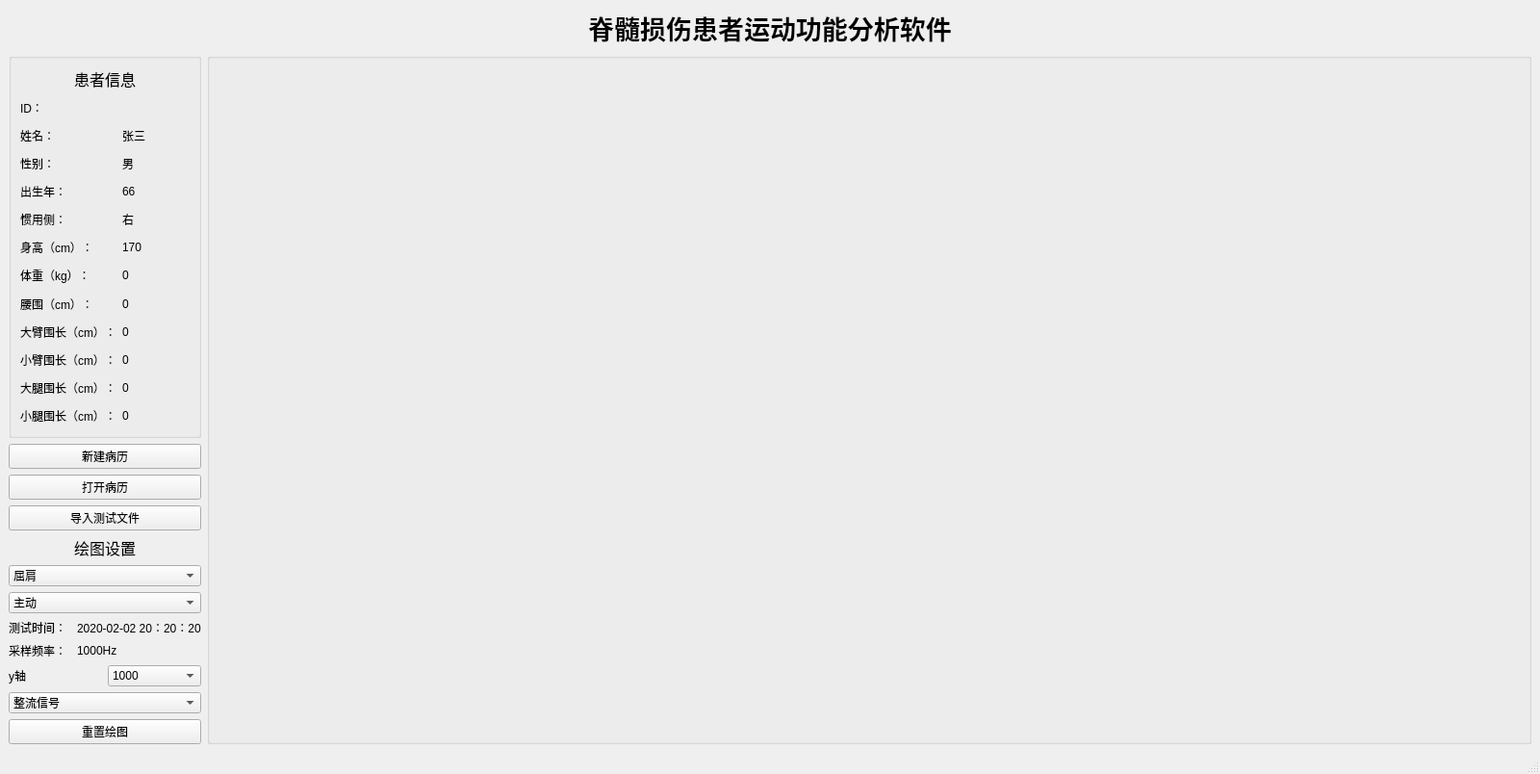
<?xml version="1.0" encoding="UTF-8"?>
<ui version="4.0">
 <class>MainWindow</class>
 <widget class="QMainWindow" name="MainWindow">
  <property name="geometry">
   <rect>
    <x>0</x>
    <y>0</y>
    <width>1600</width>
    <height>794</height>
   </rect>
  </property>
  <property name="windowTitle">
   <string>运动功能分析软件</string>
  </property>
  <widget class="QWidget" name="centralwidget">
   <layout class="QFormLayout" name="formLayout">
    <item row="1" column="0">
     <layout class="QVBoxLayout" name="verticalLayout_3">
      <item>
       <layout class="QVBoxLayout" name="verticalLayout_2">
        <item>
         <widget class="QGroupBox" name="groupBox">
          <property name="minimumSize">
           <size>
            <width>200</width>
            <height>400</height>
           </size>
          </property>
          <property name="title">
           <string/>
          </property>
          <layout class="QGridLayout" name="gridLayout">
           <item row="10" column="0">
            <widget class="QLabel" name="label_9">
             <property name="text">
              <string>腰围（cm）：</string>
             </property>
            </widget>
           </item>
           <item row="9" column="1">
            <widget class="QLabel" name="l_weight">
             <property name="text">
              <string>0</string>
             </property>
            </widget>
           </item>
           <item row="5" column="0">
            <widget class="QLabel" name="label_4">
             <property name="text">
              <string>出生年：</string>
             </property>
            </widget>
           </item>
           <item row="13" column="1">
            <widget class="QLabel" name="l_thigh">
             <property name="text">
              <string>0</string>
             </property>
            </widget>
           </item>
           <item row="14" column="1">
            <widget class="QLabel" name="l_shank">
             <property name="text">
              <string>0</string>
             </property>
            </widget>
           </item>
           <item row="1" column="0">
            <widget class="QLabel" name="label">
             <property name="text">
              <string>ID：</string>
             </property>
            </widget>
           </item>
           <item row="12" column="1">
            <widget class="QLabel" name="l_forearm">
             <property name="text">
              <string>0</string>
             </property>
            </widget>
           </item>
           <item row="14" column="0">
            <widget class="QLabel" name="label_17">
             <property name="text">
              <string>小腿围长（cm）：</string>
             </property>
            </widget>
           </item>
           <item row="11" column="0">
            <widget class="QLabel" name="label_14">
             <property name="text">
              <string>大臂围长（cm）：</string>
             </property>
            </widget>
           </item>
           <item row="9" column="0">
            <widget class="QLabel" name="label_6">
             <property name="text">
              <string>体重（kg）：</string>
             </property>
            </widget>
           </item>
           <item row="7" column="1">
            <widget class="QLabel" name="l_height">
             <property name="text">
              <string>170</string>
             </property>
            </widget>
           </item>
           <item row="10" column="1">
            <widget class="QLabel" name="l_waistline">
             <property name="text">
              <string>0</string>
             </property>
            </widget>
           </item>
           <item row="13" column="0">
            <widget class="QLabel" name="label_16">
             <property name="text">
              <string>大腿围长（cm）：</string>
             </property>
            </widget>
           </item>
           <item row="3" column="1">
            <widget class="QLabel" name="l_gender">
             <property name="text">
              <string>男</string>
             </property>
            </widget>
           </item>
           <item row="2" column="1">
            <widget class="QLabel" name="l_name">
             <property name="text">
              <string>张三</string>
             </property>
            </widget>
           </item>
           <item row="7" column="0">
            <widget class="QLabel" name="label_5">
             <property name="text">
              <string>身高（cm）：</string>
             </property>
            </widget>
           </item>
           <item row="5" column="1">
            <widget class="QLabel" name="l_year_of_birth">
             <property name="text">
              <string>66</string>
             </property>
            </widget>
           </item>
           <item row="6" column="1">
            <widget class="QLabel" name="l_handedness">
             <property name="text">
              <string>右</string>
             </property>
            </widget>
           </item>
           <item row="1" column="1">
            <widget class="QLabel" name="l_user_id">
             <property name="text">
              <string/>
             </property>
            </widget>
           </item>
           <item row="3" column="0">
            <widget class="QLabel" name="label_3">
             <property name="text">
              <string>性别：</string>
             </property>
            </widget>
           </item>
           <item row="2" column="0">
            <widget class="QLabel" name="label_2">
             <property name="text">
              <string>姓名：</string>
             </property>
            </widget>
           </item>
           <item row="6" column="0">
            <widget class="QLabel" name="label_18">
             <property name="text">
              <string>惯用侧：</string>
             </property>
            </widget>
           </item>
           <item row="12" column="0">
            <widget class="QLabel" name="label_15">
             <property name="text">
              <string>小臂围长（cm）：</string>
             </property>
            </widget>
           </item>
           <item row="11" column="1">
            <widget class="QLabel" name="l_upperarm">
             <property name="text">
              <string>0</string>
             </property>
            </widget>
           </item>
           <item row="0" column="0" colspan="2">
            <widget class="QLabel" name="label_13">
             <property name="font">
              <font>
               <pointsize>12</pointsize>
              </font>
             </property>
             <property name="text">
              <string>患者信息</string>
             </property>
             <property name="alignment">
              <set>Qt::AlignCenter</set>
             </property>
            </widget>
           </item>
          </layout>
         </widget>
        </item>
        <item>
         <widget class="QPushButton" name="new_user_btn">
          <property name="text">
           <string>新建病历</string>
          </property>
         </widget>
        </item>
        <item>
         <widget class="QPushButton" name="open_user_btn">
          <property name="text">
           <string>打开病历</string>
          </property>
         </widget>
        </item>
        <item>
         <layout class="QHBoxLayout" name="horizontalLayout"/>
        </item>
       </layout>
      </item>
      <item>
       <widget class="QPushButton" name="new_test_btn">
        <property name="text">
         <string>导入测试文件</string>
        </property>
       </widget>
      </item>
      <item>
       <widget class="QLabel" name="label_12">
        <property name="font">
         <font>
          <pointsize>12</pointsize>
         </font>
        </property>
        <property name="text">
         <string>绘图设置</string>
        </property>
        <property name="alignment">
         <set>Qt::AlignCenter</set>
        </property>
       </widget>
      </item>
      <item>
       <widget class="QComboBox" name="cb_motion_name">
        <item>
         <property name="text">
          <string>屈肩</string>
         </property>
        </item>
        <item>
         <property name="text">
          <string>伸肩</string>
         </property>
        </item>
        <item>
         <property name="text">
          <string>屈肘</string>
         </property>
        </item>
        <item>
         <property name="text">
          <string>伸肘</string>
         </property>
        </item>
        <item>
         <property name="text">
          <string>屈腕</string>
         </property>
        </item>
        <item>
         <property name="text">
          <string>伸腕</string>
         </property>
        </item>
        <item>
         <property name="text">
          <string>屈髋</string>
         </property>
        </item>
        <item>
         <property name="text">
          <string>伸髋</string>
         </property>
        </item>
        <item>
         <property name="text">
          <string>屈膝</string>
         </property>
        </item>
        <item>
         <property name="text">
          <string>伸膝</string>
         </property>
        </item>
        <item>
         <property name="text">
          <string>踝背伸</string>
         </property>
        </item>
        <item>
         <property name="text">
          <string>踝跖屈</string>
         </property>
        </item>
       </widget>
      </item>
      <item>
       <widget class="QComboBox" name="cb_motion_mode">
        <item>
         <property name="text">
          <string>主动</string>
         </property>
        </item>
        <item>
         <property name="text">
          <string>被动</string>
         </property>
        </item>
        <item>
         <property name="text">
          <string>最大等长收缩</string>
         </property>
        </item>
       </widget>
      </item>
      <item>
       <layout class="QGridLayout" name="gridLayout_4">
        <item row="0" column="0">
         <widget class="QLabel" name="label_8">
          <property name="text">
           <string>测试时间：</string>
          </property>
         </widget>
        </item>
        <item row="1" column="0">
         <widget class="QLabel" name="label_10">
          <property name="text">
           <string>采样频率：</string>
          </property>
         </widget>
        </item>
        <item row="0" column="1">
         <widget class="QLabel" name="test_time">
          <property name="text">
           <string>2020-02-02 20：20：20</string>
          </property>
         </widget>
        </item>
        <item row="1" column="1">
         <widget class="QLabel" name="frequency">
          <property name="text">
           <string>1000Hz</string>
          </property>
         </widget>
        </item>
       </layout>
      </item>
      <item>
       <layout class="QGridLayout" name="gridLayout_3">
        <item row="0" column="0">
         <layout class="QVBoxLayout" name="verticalLayout">
          <item>
           <layout class="QHBoxLayout" name="horizontalLayout_2">
            <item>
             <widget class="QLabel" name="label_7">
              <property name="text">
               <string>y轴</string>
              </property>
             </widget>
            </item>
            <item>
             <widget class="QComboBox" name="y_max">
              <item>
               <property name="text">
                <string>1000</string>
               </property>
              </item>
              <item>
               <property name="text">
                <string>500</string>
               </property>
              </item>
              <item>
               <property name="text">
                <string>200</string>
               </property>
              </item>
              <item>
               <property name="text">
                <string>100</string>
               </property>
              </item>
             </widget>
            </item>
           </layout>
          </item>
          <item>
           <widget class="QComboBox" name="plot_type">
            <item>
             <property name="text">
              <string>整流信号</string>
             </property>
            </item>
            <item>
             <property name="text">
              <string>均方根</string>
             </property>
            </item>
            <item>
             <property name="text">
              <string>平均值</string>
             </property>
            </item>
           </widget>
          </item>
          <item>
           <widget class="QPushButton" name="reset_plot_btn">
            <property name="text">
             <string>重置绘图</string>
            </property>
           </widget>
          </item>
         </layout>
        </item>
       </layout>
      </item>
     </layout>
    </item>
    <item row="1" column="1">
     <widget class="QGroupBox" name="groupBox_2">
      <property name="title">
       <string/>
      </property>
      <layout class="QGridLayout" name="gridLayout_2">
       <item row="2" column="0">
        <widget class="PlotWidget" name="EMG_plot_05" native="true"/>
       </item>
       <item row="1" column="1">
        <widget class="PlotWidget" name="EMG_plot_04" native="true"/>
       </item>
       <item row="1" column="0">
        <widget class="PlotWidget" name="EMG_plot_03" native="true">
         <property name="font">
          <font>
           <weight>75</weight>
           <bold>true</bold>
          </font>
         </property>
        </widget>
       </item>
       <item row="2" column="1">
        <widget class="PlotWidget" name="EMG_plot_06" native="true"/>
       </item>
       <item row="0" column="0">
        <widget class="PlotWidget" name="EMG_plot_01" native="true"/>
       </item>
       <item row="0" column="1">
        <widget class="PlotWidget" name="EMG_plot_02" native="true"/>
       </item>
      </layout>
     </widget>
    </item>
    <item row="0" column="0" colspan="2">
     <widget class="QLabel" name="label_11">
      <property name="font">
       <font>
        <pointsize>20</pointsize>
        <weight>75</weight>
        <bold>true</bold>
       </font>
      </property>
      <property name="text">
       <string>脊髓损伤患者运动功能分析软件</string>
      </property>
      <property name="alignment">
       <set>Qt::AlignCenter</set>
      </property>
     </widget>
    </item>
   </layout>
  </widget>
  <widget class="QMenuBar" name="menubar">
   <property name="geometry">
    <rect>
     <x>0</x>
     <y>0</y>
     <width>1600</width>
     <height>22</height>
    </rect>
   </property>
  </widget>
  <widget class="QStatusBar" name="statusbar"/>
 </widget>
 <customwidgets>
  <customwidget>
   <class>PlotWidget</class>
   <extends>QWidget</extends>
   <header>pyqtgraph/core</header>
   <container>1</container>
  </customwidget>
 </customwidgets>
 <resources/>
 <connections/>
</ui>
